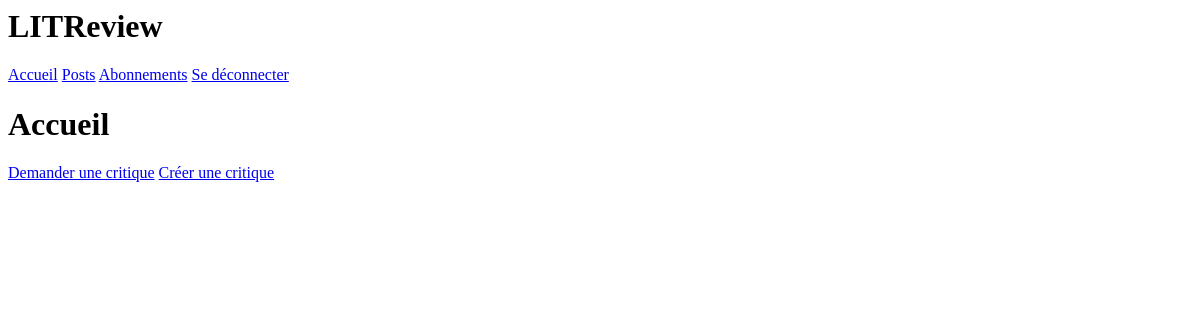
Page / (signed in) on the earlier database version.
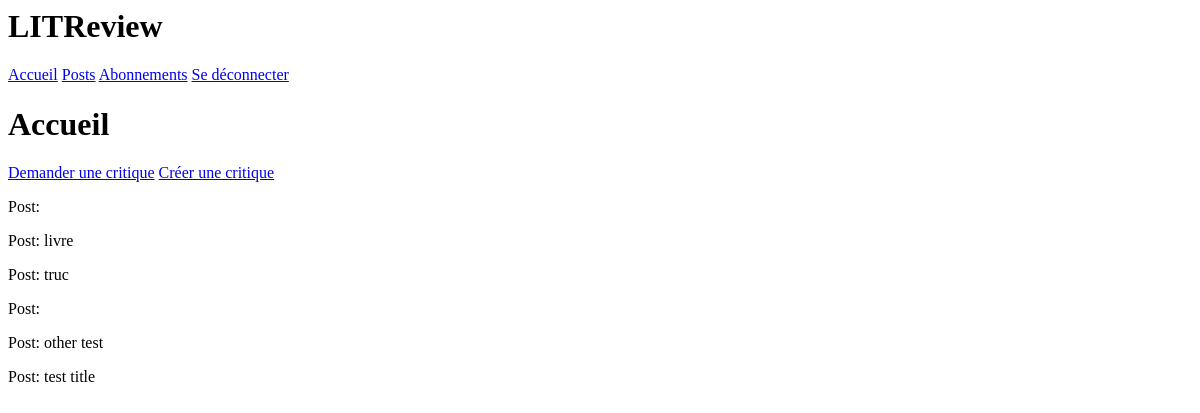
Same page on the later database version.
### feed/models.py (models this page shows)
class Review(models.Model):
    ticket = models.ForeignKey(to=Ticket, on_delete=models.CASCADE)
    rating = models.PositiveSmallIntegerField(
        validators=[MinValueValidator(0), MaxValueValidator(5)])
    headline = models.CharField(max_length=128)
    body = models.CharField(max_length=8192, blank=True)
    user = models.ForeignKey(
        to=settings.AUTH_USER_MODEL, on_delete=models.CASCADE)
    time_created = models.DateTimeField(auto_now_add=True)

class Ticket(models.Model):
    title = models.CharField(max_length=128)
    description = models.TextField(max_length=2048, blank=True)
    user = models.ForeignKey(settings.AUTH_USER_MODEL, on_delete=models.CASCADE)
    image = models.ImageField(null=True, blank=True)
    time_created = models.DateTimeField(auto_now_add=True)

### feed/views.py (the view)
# urls.py: 2. Add a URL to urlpatterns:  path('', views.home, name='home')
@login_required
def home(request):
    tickets = models.Ticket.objects.all()
    reviews = models.Review.objects.all()
    posts = sorted(
        chain(reviews, tickets),
        key=lambda post: post.time_created,
        reverse=True
    )
    return render(request, 'feed/home.html', context={
        'posts': posts,
    })

### feed/templates/feed/home.html
{% extends 'base.html' %}
{% block content %}
    <h1>Accueil</h1>
    <a href="{% url 'ticket_create' %}">Demander une critique</a>
    <a href="{% url 'review_create' %}">Créer une critique</a>
    {% for post in posts %}
    <p>Post: {{ post.title }}</p>
    {% endfor %}
{% endblock content %}

Differences in the rows shown:
added Ticket: title "livre"
added Ticket: title "truc"
added Ticket: title "other test"
added Ticket: title "test title"
